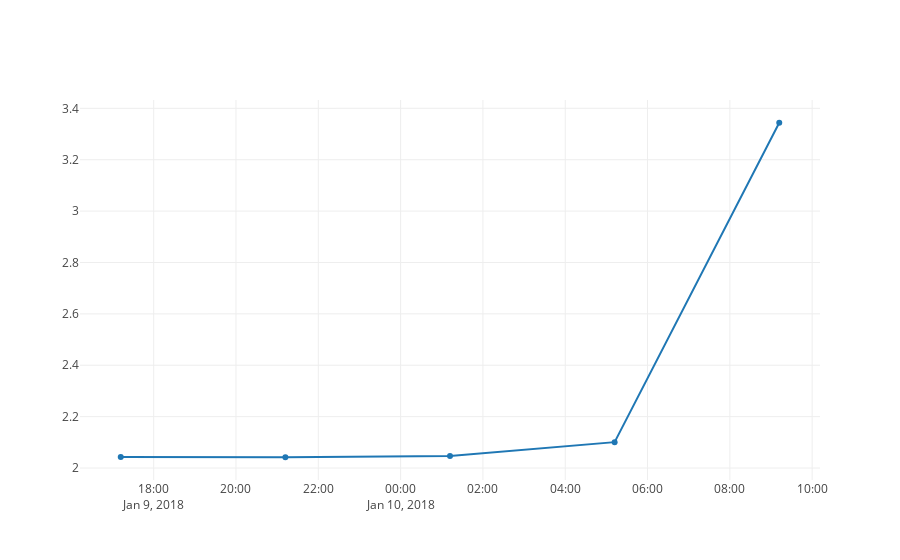

Notebook code for this chart:
### Code cell
iplot(plot_list)

### Figure 1 — Plotly figure (JSON) as saved in the notebook; plotly's stock layout.template omitted (floating-point values rounded to 4 significant figures)
{"data": [{"name": "List VMs in seconds", "type": "scatter", "x": ["2018-01-09T17:12:00", "2018-01-09T21:12:00", "2018-01-10T01:12:00", "2018-01-10T05:12:00", "2018-01-10T09:12:00"], "y": [2.043, 2.042, 2.047, 2.101, 3.344]}], "layout": {}}
